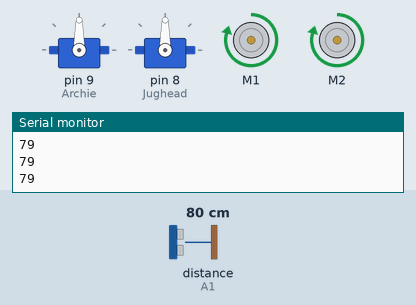
A sketch run on a simulated Arduino Uno, built with avr-gcc and run on an emulated ATmega328P. On the bench: 2 × servo, 2 × DC motor (green arrow = forward, orange = backward, longer = faster), the last lines printed to the serial monitor. Wiring (inferred from the names in the program): ultrasonic range finder: trigger A0; echo A1. The test bench sets the inputs (shaded band); at power-on: distance to the obstacle (sensor on A1) 80 cm. The echo pulse lasts 58.3 µs per cm.

Above: at 1.2 s.
1.3 s: distance to the obstacle (sensor on A1) set to 22 cm
2.8 s: distance to the obstacle (sensor on A1) set to 18 cm
At 3.6 s:
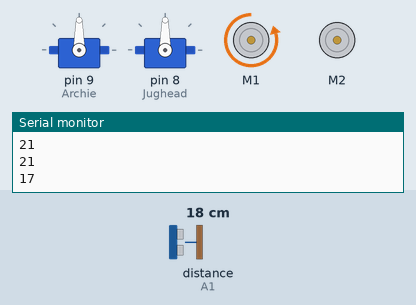
5.8 s: distance to the obstacle (sensor on A1) set to 35 cm
At 7.5 s:
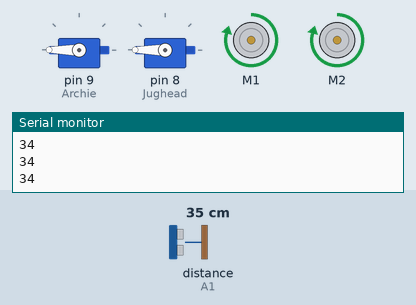
8.3 s: distance to the obstacle (sensor on A1) set to 2 cm
At 10.1 s:
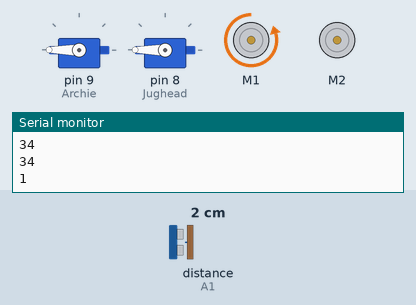
11.3 s: distance to the obstacle (sensor on A1) set to 60 cm
At 12.9 s:
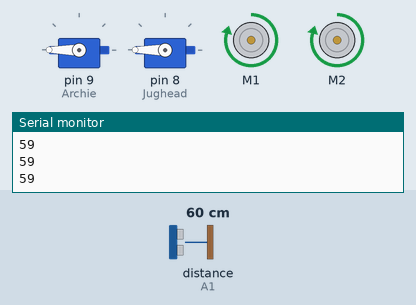
Timing chart, 0 to 14.4 s (numbered marks = the images above; inputs shaded):
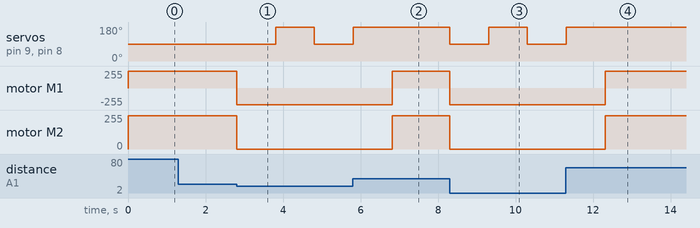

The sketch:

robot.ino
```cpp
#include <Servo.h>
#include<AFMotor.h>

// ULTRASONIC SENSOR
# define TRIG A0
# define ECO  A1
int DURACION;
int DISTANCIA;


// ARMS
Servo Archie;
Servo Jughead; // Archie is left, Jughead is right

// MOTORS
AF_DCMotor Betty(1);
AF_DCMotor Veronica(2); // Betty is right, Veronica is left


void setup() {
  // put your setup code here, to run once:

  // Setting up the motors

  Archie.attach(9);
  Jughead.attach(8);
  Betty.setSpeed(250);
  Veronica.setSpeed(250);

  // Setting up the pins
  pinMode(TRIG, OUTPUT);
  pinMode(ECO,INPUT);
  Serial.begin(9600); // para probar que si jala el primer ultrasonico

}

void loop() {
  // put your main code here, to run repeatedly:
  digitalWrite(TRIG, HIGH);
  delay(1);
  digitalWrite(TRIG, LOW);
  DURACION = pulseIn(ECO, HIGH);
  DISTANCIA = DURACION / 58.2;
  Serial.println(DISTANCIA);

  if (DISTANCIA >= 20 && DISTANCIA >= 0){ // robot running forward
    Betty.run(FORWARD);
    Veronica.run(FORWARD);}

  else if(DISTANCIA <= 20 && DISTANCIA >=0){
    Betty.run(RELEASE);
    Veronica.run(RELEASE);
    Betty.run(BACKWARD);
    for(int i = 90; i <= 180; i=i+90){
    Archie.write(i);
    Jughead.write(i);
    delay(1000);}
  }
}
```

Measured:
- the behaviour switches between 21 and 20 cm on distance to the obstacle (sensor on A1) (found by bisection; images 0 and 1)
- after the input at 2.8 s, servo on pin 9 (Archie), servo on pin 8 (Jughead): 90° → 180° after 1.0 s, → 90° 1.0 s later; motor M1: forward 250/255 → backward 250/255 at once; motor M2: forward 250/255 → stopped at once
- after the input at 5.8 s, servo on pin 9 (Archie), servo on pin 8 (Jughead): goes on until 5.8 s, then stays 180°; motor M1: backward 250/255 → forward 250/255 after 1.0 s; motor M2: stopped → forward 250/255 after 1.0 s
- after the input at 8.3 s, servo on pin 9 (Archie), servo on pin 8 (Jughead): 180° → 90° at once, → 180° 1.0 s later, → 90° 1.0 s later; motor M1: forward 250/255 → backward 250/255 at once; motor M2: forward 250/255 → stopped at once
- after the input at 11.3 s, servo on pin 9 (Archie), servo on pin 8 (Jughead): goes on until 11.3 s, then stays 180°; motor M1: backward 250/255 → forward 250/255 after 1.0 s; motor M2: stopped → forward 250/255 after 1.0 s
